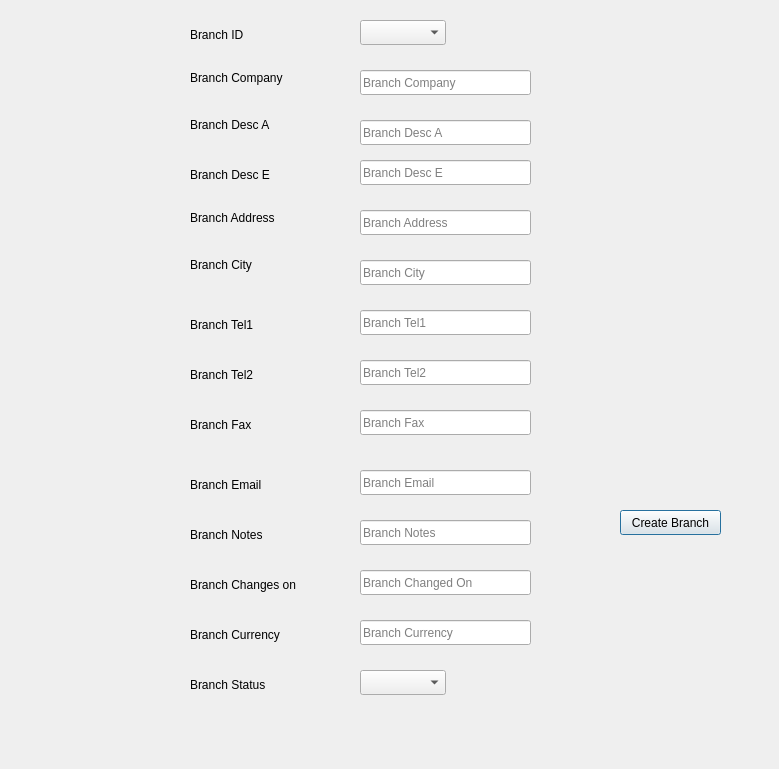
<?xml version="1.0" encoding="UTF-8"?>
<ui version="4.0">
 <class>Dialog</class>
 <widget class="QDialog" name="Dialog">
  <property name="geometry">
   <rect>
    <x>0</x>
    <y>0</y>
    <width>779</width>
    <height>769</height>
   </rect>
  </property>
  <property name="windowTitle">
   <string>Branch</string>
  </property>
  <widget class="QLineEdit" name="QLE_branchCompany">
   <property name="geometry">
    <rect>
     <x>360</x>
     <y>70</y>
     <width>171</width>
     <height>25</height>
    </rect>
   </property>
   <property name="placeholderText">
    <string>Branch Company</string>
   </property>
  </widget>
  <widget class="QLineEdit" name="qle_branch_desc_a">
   <property name="geometry">
    <rect>
     <x>360</x>
     <y>120</y>
     <width>171</width>
     <height>25</height>
    </rect>
   </property>
   <property name="text">
    <string/>
   </property>
   <property name="maxLength">
    <number>32767</number>
   </property>
   <property name="placeholderText">
    <string>Branch Desc A</string>
   </property>
  </widget>
  <widget class="QPushButton" name="btn_create_branch">
   <property name="geometry">
    <rect>
     <x>620</x>
     <y>510</y>
     <width>101</width>
     <height>25</height>
    </rect>
   </property>
   <property name="text">
    <string>Create Branch</string>
   </property>
  </widget>
  <widget class="QLabel" name="qll_branch_desc_a">
   <property name="geometry">
    <rect>
     <x>190</x>
     <y>110</y>
     <width>99</width>
     <height>29</height>
    </rect>
   </property>
   <property name="text">
    <string>Branch Desc A</string>
   </property>
  </widget>
  <widget class="QLineEdit" name="qle_branch_city">
   <property name="geometry">
    <rect>
     <x>360</x>
     <y>260</y>
     <width>171</width>
     <height>25</height>
    </rect>
   </property>
   <property name="placeholderText">
    <string>Branch City</string>
   </property>
  </widget>
  <widget class="QLabel" name="qll_branch_tel1">
   <property name="geometry">
    <rect>
     <x>190</x>
     <y>310</y>
     <width>99</width>
     <height>29</height>
    </rect>
   </property>
   <property name="text">
    <string>Branch Tel1</string>
   </property>
  </widget>
  <widget class="QLabel" name="qll_branch_city">
   <property name="geometry">
    <rect>
     <x>190</x>
     <y>250</y>
     <width>99</width>
     <height>29</height>
    </rect>
   </property>
   <property name="text">
    <string>Branch City</string>
   </property>
  </widget>
  <widget class="QLabel" name="qll_branch_company">
   <property name="geometry">
    <rect>
     <x>190</x>
     <y>70</y>
     <width>121</width>
     <height>16</height>
    </rect>
   </property>
   <property name="text">
    <string>Branch Company</string>
   </property>
  </widget>
  <widget class="QLabel" name="qll_branch_id">
   <property name="geometry">
    <rect>
     <x>190</x>
     <y>20</y>
     <width>99</width>
     <height>29</height>
    </rect>
   </property>
   <property name="text">
    <string>Branch ID</string>
   </property>
  </widget>
  <widget class="QComboBox" name="CMB_branchId">
   <property name="geometry">
    <rect>
     <x>360</x>
     <y>20</y>
     <width>86</width>
     <height>25</height>
    </rect>
   </property>
  </widget>
  <widget class="QLabel" name="qll_branch_desc_e">
   <property name="geometry">
    <rect>
     <x>190</x>
     <y>160</y>
     <width>99</width>
     <height>29</height>
    </rect>
   </property>
   <property name="text">
    <string>Branch Desc E</string>
   </property>
  </widget>
  <widget class="QLineEdit" name="qle_branch_desc_e">
   <property name="geometry">
    <rect>
     <x>360</x>
     <y>160</y>
     <width>171</width>
     <height>25</height>
    </rect>
   </property>
   <property name="text">
    <string/>
   </property>
   <property name="maxLength">
    <number>32767</number>
   </property>
   <property name="placeholderText">
    <string>Branch Desc E</string>
   </property>
  </widget>
  <widget class="QLabel" name="qll_branch_address">
   <property name="geometry">
    <rect>
     <x>190</x>
     <y>210</y>
     <width>121</width>
     <height>16</height>
    </rect>
   </property>
   <property name="text">
    <string>Branch Address</string>
   </property>
  </widget>
  <widget class="QLineEdit" name="qle_branch_tel1">
   <property name="geometry">
    <rect>
     <x>360</x>
     <y>310</y>
     <width>171</width>
     <height>25</height>
    </rect>
   </property>
   <property name="placeholderText">
    <string>Branch Tel1</string>
   </property>
  </widget>
  <widget class="QLineEdit" name="qle_branch_address">
   <property name="geometry">
    <rect>
     <x>360</x>
     <y>210</y>
     <width>171</width>
     <height>25</height>
    </rect>
   </property>
   <property name="placeholderText">
    <string>Branch Address</string>
   </property>
  </widget>
  <widget class="QLineEdit" name="qle_branch_tel2">
   <property name="geometry">
    <rect>
     <x>360</x>
     <y>360</y>
     <width>171</width>
     <height>25</height>
    </rect>
   </property>
   <property name="placeholderText">
    <string>Branch Tel2</string>
   </property>
  </widget>
  <widget class="QLabel" name="qll_branch_tel2">
   <property name="geometry">
    <rect>
     <x>190</x>
     <y>360</y>
     <width>99</width>
     <height>29</height>
    </rect>
   </property>
   <property name="text">
    <string>Branch Tel2</string>
   </property>
  </widget>
  <widget class="QLineEdit" name="qle_branch_fax">
   <property name="geometry">
    <rect>
     <x>360</x>
     <y>410</y>
     <width>171</width>
     <height>25</height>
    </rect>
   </property>
   <property name="placeholderText">
    <string>Branch Fax</string>
   </property>
  </widget>
  <widget class="QLabel" name="qll_branch_fax">
   <property name="geometry">
    <rect>
     <x>190</x>
     <y>410</y>
     <width>99</width>
     <height>29</height>
    </rect>
   </property>
   <property name="text">
    <string>Branch Fax</string>
   </property>
  </widget>
  <widget class="QLineEdit" name="qle_branch_email">
   <property name="geometry">
    <rect>
     <x>360</x>
     <y>470</y>
     <width>171</width>
     <height>25</height>
    </rect>
   </property>
   <property name="text">
    <string/>
   </property>
   <property name="placeholderText">
    <string>Branch Email</string>
   </property>
  </widget>
  <widget class="QLabel" name="qll_branch_email">
   <property name="geometry">
    <rect>
     <x>190</x>
     <y>470</y>
     <width>99</width>
     <height>29</height>
    </rect>
   </property>
   <property name="text">
    <string>Branch Email</string>
   </property>
  </widget>
  <widget class="QLineEdit" name="qle_branch_notes">
   <property name="geometry">
    <rect>
     <x>360</x>
     <y>520</y>
     <width>171</width>
     <height>25</height>
    </rect>
   </property>
   <property name="text">
    <string/>
   </property>
   <property name="placeholderText">
    <string>Branch Notes</string>
   </property>
  </widget>
  <widget class="QLabel" name="qll_branch_notes">
   <property name="geometry">
    <rect>
     <x>190</x>
     <y>520</y>
     <width>99</width>
     <height>29</height>
    </rect>
   </property>
   <property name="text">
    <string>Branch Notes</string>
   </property>
  </widget>
  <widget class="QLabel" name="qll_branch_changed_on">
   <property name="geometry">
    <rect>
     <x>190</x>
     <y>570</y>
     <width>131</width>
     <height>29</height>
    </rect>
   </property>
   <property name="text">
    <string>Branch Changes on</string>
   </property>
  </widget>
  <widget class="QLineEdit" name="qle_branch_changed_on">
   <property name="geometry">
    <rect>
     <x>360</x>
     <y>570</y>
     <width>171</width>
     <height>25</height>
    </rect>
   </property>
   <property name="text">
    <string/>
   </property>
   <property name="placeholderText">
    <string>Branch Changed On</string>
   </property>
  </widget>
  <widget class="QLabel" name="qll_branch_changed_on_2">
   <property name="geometry">
    <rect>
     <x>190</x>
     <y>620</y>
     <width>131</width>
     <height>29</height>
    </rect>
   </property>
   <property name="text">
    <string>Branch Currency</string>
   </property>
  </widget>
  <widget class="QLineEdit" name="qle_branch_currency">
   <property name="geometry">
    <rect>
     <x>360</x>
     <y>620</y>
     <width>171</width>
     <height>25</height>
    </rect>
   </property>
   <property name="text">
    <string/>
   </property>
   <property name="placeholderText">
    <string>Branch Currency</string>
   </property>
  </widget>
  <widget class="QLabel" name="qll_branch_status">
   <property name="geometry">
    <rect>
     <x>190</x>
     <y>670</y>
     <width>99</width>
     <height>29</height>
    </rect>
   </property>
   <property name="text">
    <string>Branch Status</string>
   </property>
  </widget>
  <widget class="QComboBox" name="CMB_branchStatus">
   <property name="geometry">
    <rect>
     <x>360</x>
     <y>670</y>
     <width>86</width>
     <height>25</height>
    </rect>
   </property>
  </widget>
 </widget>
 <resources/>
 <connections/>
</ui>
